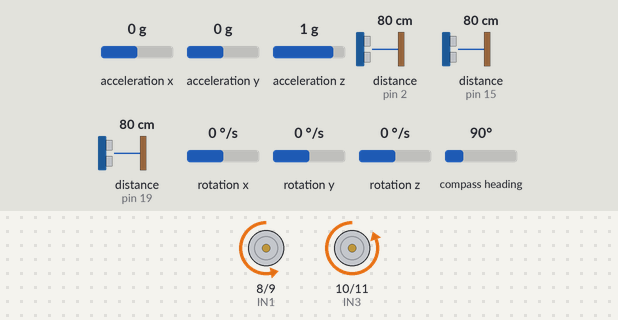
Recording of a sketch running on a simulated Arduino Uno, built with avr-gcc and run on an emulated ATmega328P. Shown: motor-driver pin pairs drawn as motors (green arrow = first pin HIGH = forward, orange = second pin HIGH = backward, longer = more drive, scaled by the enable pin). Inputs (shaded band) come from the test bench; at power-on: distance to the obstacle (sensors on pin 2, pin 15, pin 19) 80 cm, acceleration x 0 g, acceleration y 0 g, acceleration z 1 g, rotation x 0 °/s, rotation y 0 °/s, rotation z 0 °/s, compass heading 90°. The echo pulse lasts 58.3 µs per cm.

Above: at 0.16 s.
At 1.2 s:
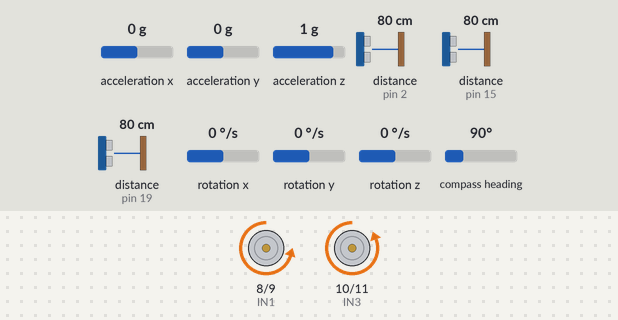
1.3 s: distance to the obstacle (sensor on pin 2) set to 28 cm
2.8 s: distance to the obstacle (sensor on pin 2) set to 24 cm
At 4.0 s:
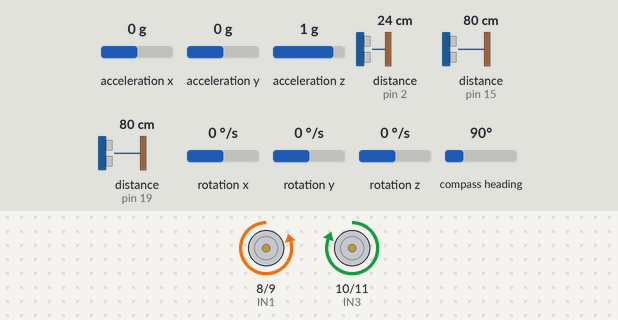
Timing chart, 0 to 5.8 s (numbered marks = the images above; inputs shaded):
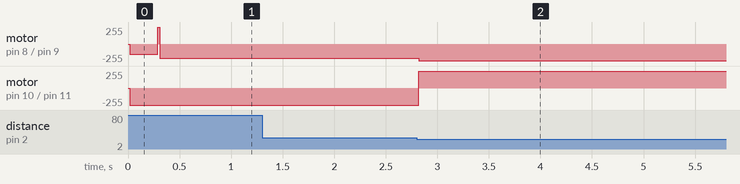

Measured:
- the behaviour switches between 26 and 25 cm on distance to the obstacle (sensor on pin 2) (found by bisection; images 1 and 2)
- after the input at 1.3 s, every drawn part: stays the same
- after the input at 2.8 s, motor on pin 8 (IN1) / pin 9 (IN2): backward 215/255 → backward 250/255 at once; motor on pin 10 (IN3) / pin 11 (IN4): backward 255/255 → forward 255/255 at once

The sketch:

Mid_term_2.ino
```cpp
///sonar///
bool flag[6] = {1,1,1,1,1,1};

#include <NewPing.h>
#include <Wire.h>
#include <LSM303.h>

LSM303 compass;

float heading = 0.0;
float target_heading_angle = 0.0;

#define SONAR_NUM 3                  //Number of sensors.
#define MAX_DISTANCE 200             //Maximum distance (in cm) to ping.
#define WALL_GAP_DISTANCE 400        //mm 단위
#define WALL_GAP_DISTANCE_HALF 200   //mm 단위
#define MOTOR_PWM_OFFSET 30


#define Front 0
#define Left  1
#define Right 2

#define TRIG1 3    // 초음파 센서 1번 Trig 핀 번호
#define ECHO1 2    // 초음파 센서 1번 Echo 핀 번호

#define TRIG2 18   // 초음파 센서 2번 Trig 핀 번호
#define ECHO2 19   // 초음파 센서 2번 Echo 핀 번호

#define TRIG3 14   // 초음파 센서 3번 Trig 핀 번호
#define ECHO3 15   // 초음파 센서 3번 Echo 핀 번호

NewPing sonar[SONAR_NUM] = {           //Sensor object array.
NewPing(TRIG1, ECHO1, MAX_DISTANCE),   //Each sensor's trigger pin, echo pin, and max distance to ping.
NewPing(TRIG2, ECHO2, MAX_DISTANCE),
NewPing(TRIG3, ECHO3, MAX_DISTANCE)
};


///L298///
#define ENA 6
#define IN1 8
#define IN2 9
#define IN3 10
#define IN4 11
#define ENB 7

 float front_sonar = 0.0;
 float left_sonar  = 0.0;
 float right_sonar = 0.0;

///Maze_Status///
int maze_status = 0;


void setup()
{
  Wire.begin();
  compass.init();
  compass.enableDefault();
  flag[0] = 0;

  pinMode(TRIG1, OUTPUT);
  pinMode(ECHO1, INPUT);

  pinMode(TRIG2, OUTPUT);
  pinMode(ECHO2, INPUT);

  pinMode(TRIG3, OUTPUT);
  pinMode(ECHO3, INPUT);

  pinMode(ENA, OUTPUT);
  pinMode(IN1, OUTPUT);
  pinMode(IN2, OUTPUT);

  pinMode(IN3, OUTPUT);
  pinMode(IN4, OUTPUT);
  pinMode(ENB, OUTPUT);
   Serial.begin(9600);   //통신속도를 9600으로 정의함


}

void motor_A_control(int direction_a, int motor_speed_a)   //모터 A의 방향(direction)과 속도(speed) 제어
{
  if(direction_a == HIGH)
  {

     digitalWrite(IN1, LOW);
     digitalWrite(IN2, HIGH);
     analogWrite(ENA,motor_speed_a);   //모터의 속도 제어

  }
  else
  {
    digitalWrite(IN1, HIGH);   //모터의 방향 제어
    digitalWrite(IN2, LOW);
    analogWrite(ENA,motor_speed_a);

  }
}
void motor_B_control(int direction_b, int motor_speed_b)   //모터 A의 방향(direction)과 속도(speed) 제어
{
  if(direction_b == HIGH)
  {

     digitalWrite(IN3, LOW);
     digitalWrite(IN4, HIGH);
     analogWrite(ENB,motor_speed_b);   //모터의 속도 제어

  }
  else
  {
    digitalWrite(IN3, HIGH);   //모터의 방향 제어
    digitalWrite(IN4, LOW);
    analogWrite(ENB,motor_speed_b);

  }
}

void imu_rotation_right(void)
{

  if(target_heading_angle>=360)
  {

      while(1)
      {
        compass.read();
        heading = compass.heading();
        if(heading<180)
        {
            heading+=360;
        }

        motor_A_control(HIGH,250);
        motor_B_control(LOW,250);

        if(heading >= target_heading_angle)
        {
            break;
        }
      }
  }

  else
  {

      while(heading < target_heading_angle)
      {
        compass.read();
        heading = compass.heading();

        motor_A_control(HIGH,250);
        motor_B_control(LOW,250);

        if(heading >= target_heading_angle)
        {
            break;
        }
      }
  }
}

void imu_rotation_left(void)
{

  if(target_heading_angle<=0)
  {
      target_heading_angle+=360;
      while(1)
      {
        compass.read();
        heading = compass.heading();
        if(heading>180)
        {
            heading-=360;
        }

        motor_A_control(LOW,250);
        motor_B_control(HIGH,250);

        if(heading <= target_heading_angle)
        {
            break;
        }
      }
  }
  else
  {
    while(heading > target_heading_angle)
    {
        compass.read();
        heading = compass.heading();
        heading += 360;

        motor_A_control(LOW,250);
        motor_B_control(HIGH,250);

        if(heading <= target_heading_angle)
        {
            break;
        }
    }
  }

}


void wall_collision_avoid(int base_spped)
{
  float error = 0.0;
  float Kp = 1.7;   //나중에 조정해야 할 값
  int pwm_control = 0;
  int right_pwm = 0;
  int left_pwm  = 0;
  error = (right_sonar - left_sonar);
  error = Kp * error;

  if(error >= 50) error = 50;
  if(error <= -50) error = -50;


  right_pwm = base_spped - error;
  left_pwm  = base_spped + error;

  if(right_pwm <= 0) right_pwm = 0;
  if(left_pwm  <= 0) left_pwm  = 0;

  if(right_pwm >= 240) right_pwm = 240;
  if(left_pwm  >= 240) left_pwm  = 240;

  motor_A_control(HIGH,right_pwm);   //오른쪽 전진
  motor_B_control(HIGH,left_pwm);    //왼쪽 전진

}

void loop()
{
  front_sonar = sonar[Front].ping_cm()*8;   //전방 센서 측정
  left_sonar  = sonar[Left].ping_cm() *8;   //좌축 센서 측정
  right_sonar = sonar[Right].ping_cm()*8;   //우측 센서 측정
  if(front_sonar == 0.0) front_sonar = MAX_DISTANCE*10;   //0.0 출력이 최대값이므로
  if(left_sonar  == 0.0)  left_sonar = MAX_DISTANCE*10;
  if(right_sonar == 0.0) right_sonar = MAX_DISTANCE*10;


   if(flag[0]==0)
  {
    wall_collision_avoid(215);

    if(left_sonar>=WALL_GAP_DISTANCE)
    {
      motor_A_control(HIGH,150);
      motor_B_control(HIGH,255);
      delay(270);   //첫 코너 직진

      compass.read();
      heading = compass.heading();

      target_heading_angle = heading - 90;

      imu_rotation_left();

      flag[0] = 1;
      flag[1] = 0;

    }
  }

  else if(flag[1]==0)
  {
    wall_collision_avoid(215);

    if(front_sonar<=WALL_GAP_DISTANCE_HALF)
    {
      compass.read();
      heading = compass.heading();

      target_heading_angle = heading + 90;

      imu_rotation_right();   //우회전

      flag[1] = 1;
      flag[2] = 0;

    }
  }

  else if(flag[2]==0)
  {
    wall_collision_avoid(215);
   if(front_sonar<=WALL_GAP_DISTANCE_HALF)
    {
      compass.read();
      heading = compass.heading();

      target_heading_angle = heading + 180;

      imu_rotation_right();   //유턴

      flag[2] = 1;
      flag[3] = 0;

    }
  }

  else if(flag[3]==0)
  {
    wall_collision_avoid(215);
    if(front_sonar<=WALL_GAP_DISTANCE_HALF)
    {
      compass.read();
      heading = compass.heading();

      target_heading_angle = heading - 90;

      imu_rotation_left();   //좌회전

      flag[3] = 1;
      flag[4] = 0;

    }
  }

  else if(flag[4]==0)
  {
    wall_collision_avoid(215);
    if(front_sonar<=WALL_GAP_DISTANCE_HALF)
    {
      compass.read();
      heading = compass.heading();

      target_heading_angle = heading - 90;

      imu_rotation_left();   //좌회전

      flag[4] = 1;
      flag[5] = 0;

    }
  }

  else if(flag[5]==0)
  {
    wall_collision_avoid(215);
  }
 }
```
